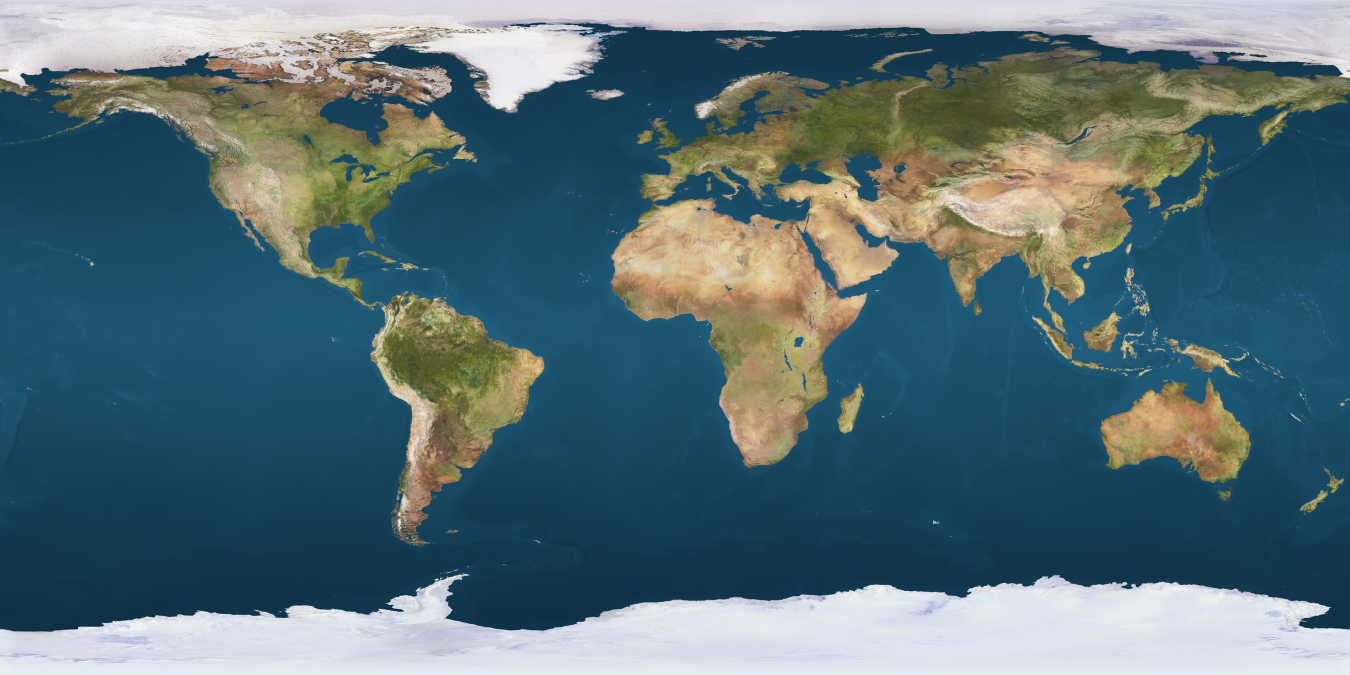
#> input picture data/earth.png, 2700 x 1350 px (shown at 1/2 size)
$ python gcm_merra.py
#> lines starting #> are read from the running program, lines starting #| are printed output that depends on the picture
# ---------------------------------------------------------------
# Script to extract MERRA2 climatology and convert into PSG GCM files
# Villanueva - NASA Goddard Space Flight Center
# March 2022
# ---------------------------------------------------------------
import sys, os
import numpy as np
import matplotlib.pyplot as plt
from PIL import Image
import h5py

def rebin(a, *args):
    shape = a.shape
    lenShape = len(shape)
    factor = (np.asarray(shape)/np.asarray(args)).astype(np.int32)
    evList = ['a.reshape('] + \
             ['args[%d],factor[%d],'%(i,i) for i in range(lenShape)] + \
             [')'] + ['.sum(%d)'%(i+1) for i in range(lenShape)] + \
             ['/factor[%d]'%i for i in range(lenShape)]
    return eval(''.join(evList))
#Enddef

# Module that performs the extraction and conversion
def convertgcm(date = '2019/03/20 00:00', fileout = 'gcm_psg.dat', itime=0):

    # Process albedo data from image
#> called with date = '2019/03/20 00:00', fileout = 'gcm_psg.dat', itime = 0
    surf = np.zeros([7,91,144], dtype=np.float32)  # Surface parameters (0:Albedo, 1:Tsurf, 2:Ocean, 3:Snow, 4:Desert, 5:Forest, 6:Grass
    sz = surf.shape[1:]
    im = np.array(Image.open('data/earth.png'))
#> im is the input picture: shape (1350, 2700, 3); mean R, G, B 85.9, 110.8, 118.4
    dh = np.sum(im[:,:,0:3], axis=2)/(3.0*255.0)
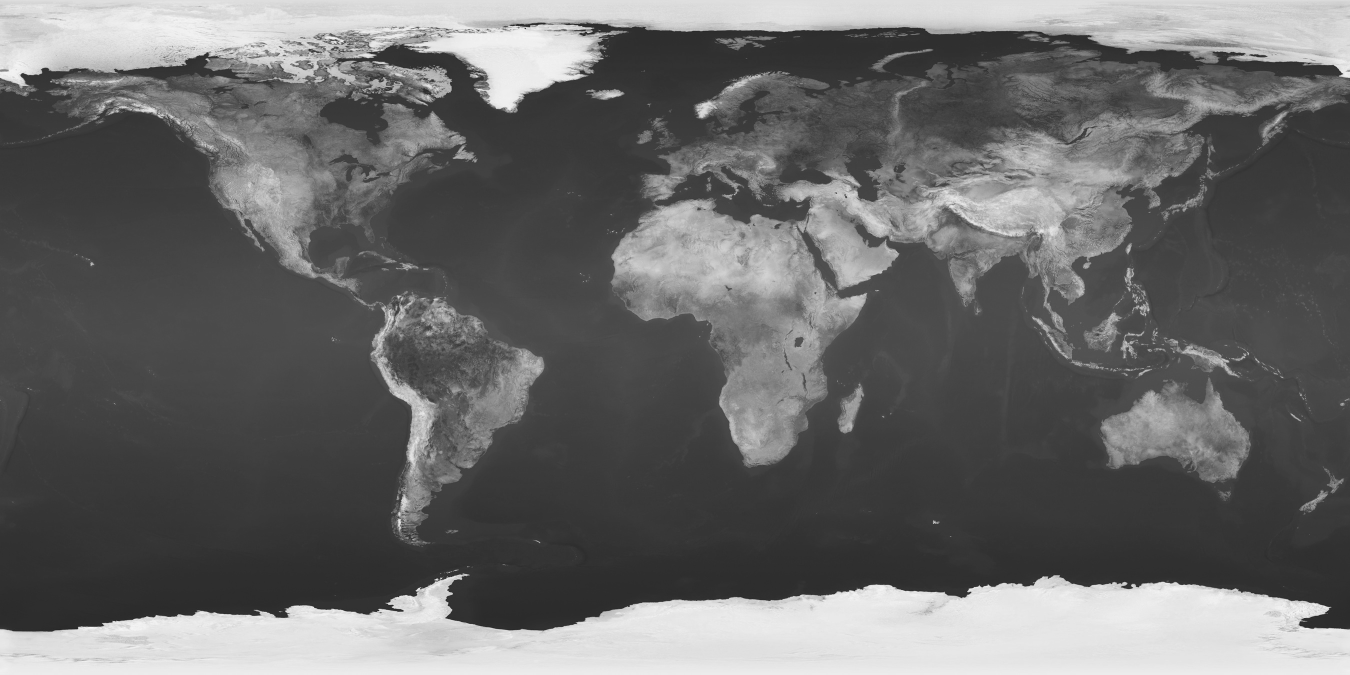
#> dh: shape (1350, 2700) float64 (shown at 1/2 size); min 0.111, max 0.99, mean 0.412
    dt = np.flip(rebin(dh, 135, 270),0)
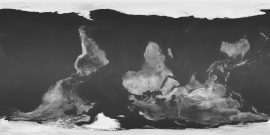
#> dt: shape (135, 270) float64; min 0.168, max 0.947, mean 0.412
    sl = dt.shape
#> sl = (135, 270)
    for i in range(91):
        il = round(i*(sl[0]-1.0)/(sz[0]-1.0))
        for j in range(144):
            jl = round((j-0.5)*(sl[1]-1.0)/(sz[1]-1.0))
            if jl<0: jl=sl[1]+jl
            surf[0,i,j] = dt[il,jl]
        #Endfor
    #Endfor

    # Read MODIS (MCD12C1) land cover maps
#> (the run stopped early here; a loop or call above may not have finished)
